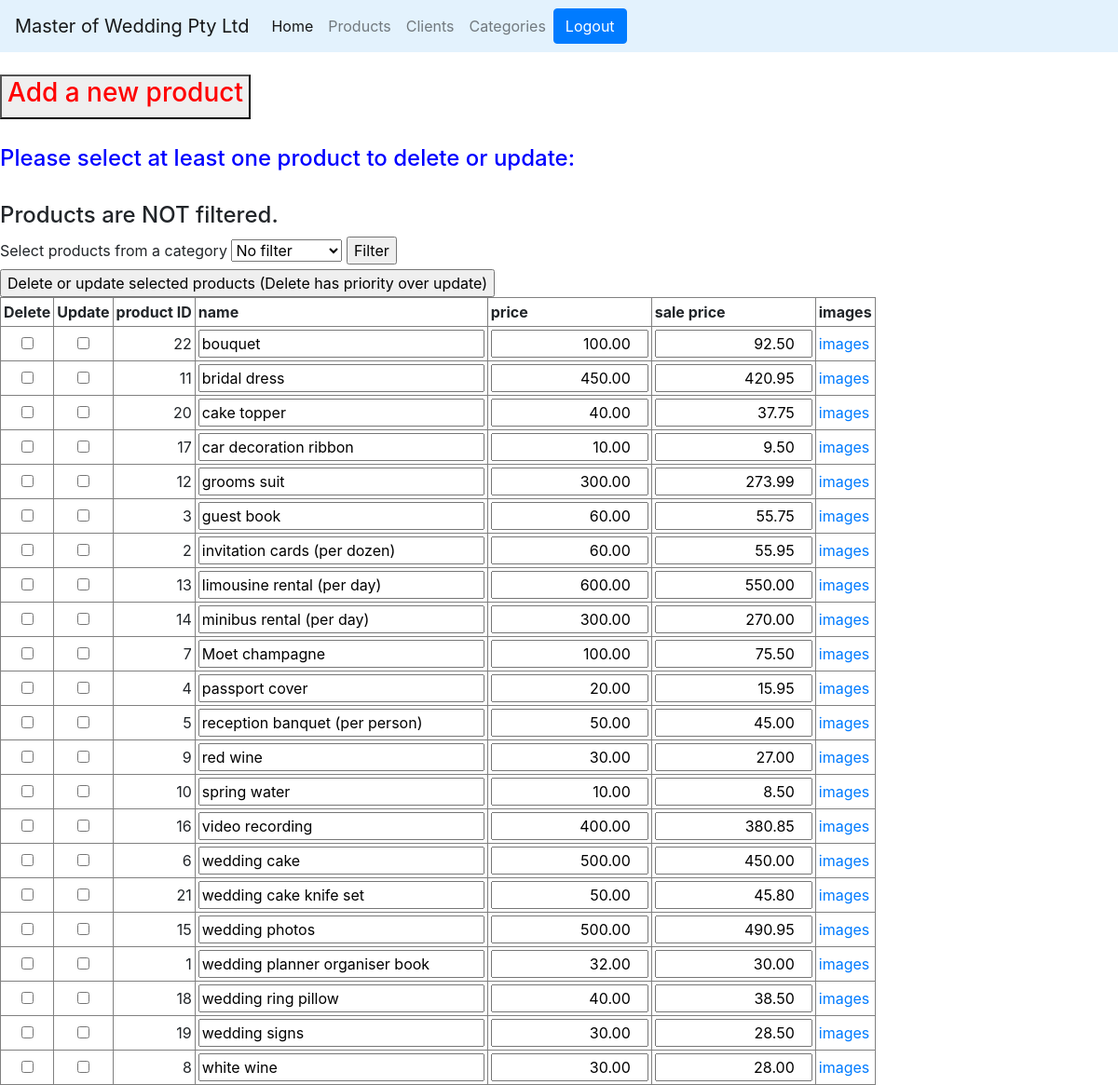
The app's page /product/product.php (signed in) with its own data.
### tables this page shows
create table products (
    id int(11) not null auto_increment primary key, 
    name varchar(64) not null, 
    purchase_price decimal(9,2) not null,
    sale_price decimal(9,2) not null
);

### product/product.php (the view, shortened to what this page needs)
<?php session_start();
include('..\connection.php');
?>
<!doctype html>
<html>
<head>
<?php include('..\navbar.php'); ?>
<link rel="stylesheet" href="number.css">
</head>
<body>
<?php
if (!isset($_SESSION['user_id'])) {
    $_SESSION['initial_page'] = $_SERVER['PHP_SELF'];
    header("Location: ..\login.php");
} else {
    $user_stmt = $dbh->prepare("SELECT * FROM `users` WHERE `id` = ?");
    if ($user_stmt->execute([$_SESSION['user_id']]) && $user_stmt->rowCount() == 1) {
        if ($_SERVER['REQUEST_METHOD'] == 'POST' && !empty($_POST['delt'])) {
            $query_placeholders = trim(str_repeat("?,", count($_POST['delt'])), ",");
            $query = "DELETE FROM `products` WHERE `id` in (" . $query_placeholders . ")";
            $stmt = $dbh->prepare($query);
            if ($stmt->execute($_POST['delt'])) {
                echo "<h4>Selected products have been deleted</h4>";
                echo "<br> <a href=\"insert.php\"><button><h3 style=\"color:red;\"> Add a new product</h3></button></a>";
                echo "<h4 style=\"color:blue;\"><br>Please select at least one product to delete or update: </h4><br>";
            } else {
                $err = $stmt->errorInfo();
                echo "Error occurred while deleting products – contact System Administrator. <br>Error is: <b>$err[2]</b>";
            }
        } else {
                echo "<br> <a href=\"insert.php\"><button><h3 style=\"color:red;\"> Add a new product</h3></button></a>";
                echo "<h4 style=\"color:blue;\"><br>Please select at least one product to delete or update: </h4><br>";
        }
        if (isset($category_id) && $category_id != 0) {
            $query = "select * from products where id in
                (select product_id from categories_products where category_id = ?)";
            $product_stmt = $dbh->prepare($query);
            if ($product_stmt->execute([$category_id])) {
                echo "<h4>Products are filtered.</h4>";
            } else {
                $err = $product_stmt->errorInfo();
                echo "Error occurred while filtering products – contact System Administrator. <br>Error is: <b>$err[2]</b>";
            }
        } else {
            $product_stmt = $dbh->prepare("SELECT * FROM products order by name");
            if ($product_stmt->execute()) {
                echo "<h4>Products are NOT filtered.</h4>";
            } else {
                $err = $product_stmt->errorInfo();
                echo "Error occurred while listing all products – contact System Administrator. <br>Error is: <b>$err[2]</b>";
            }
        }
        $query = "SELECT * FROM categories ORDER BY name";
        $category_stmt = $dbh->prepare($query);
        if ($category_stmt->execute() && $category_stmt->rowCount() > 0) { ?>
        <form method="post">
            <label for="category_id">Select products from a category</label>
            <select name="category_id" id="category_id">
                <option value="0">No filter</option>
            </select>
            <input type="submit" name="Action" value="Filter">
        </form>
        <?php }
        if ($product_stmt->rowCount() <= 0) {
            echo "<br> <h3 style=\"color:red;\">No product is found.</h3>";
        } else {  ?>
            <form method="post"
            <?= (isset($_POST['category_id'])) ? 'action=product.php?category_id=' . $category_id . '' : ''; ?>>
                <input type="submit" name="DelUp" value="Delete or update selected products (Delete has priority over update)" onClick="resetOnce();">
                <table border="1" cellpadding="3">
                    <tr>
                        <th>Delete</th>
                        <th>Update</th>
                        <th>product ID</th>
                        <th>name</th>
                        <th>price</th>
                        <th>sale price</th>
                        <th>images</th>
                    </tr>
                    <?php while ($row = $product_stmt->fetchObject()) { ?>
                        <tr>
                            <td style="text-align: center">
                                <input type="checkbox" name="delt[]" value="<?php echo $row->id; ?>" id="<?= $row->id ?>" onClick="return Confirm_Delete(<?= $row->id ?>);">
                            </td>
                            <td style="text-align: center">
                                <input type="checkbox" name="updt[]" value="<?php echo $row->id; ?>"/>
                            </td>
                            <td style="text-align: right"><?= $row->id ?></td>
                            <td><input type="text" name="names[<?= $row->id ?>]" value="<?= $row->name ?>" size = "25" maxlength="64" required></td>
                            <td>
                                <input type="number" name="prices[<?= $row->id ?>]" value="<?= $row->purchase_price ?>"
                                min="0" max="9999999.99" step="0.01" size="10" required></td>
                            <td><input type="number" name="sprices[<?= $row->id ?>]" value="<?= $row->sale_price ?>"
                                min="0" max="9999999.99" step="0.01" size="10" required></td>
                            <td><a href="image.php?id=<?= $row->id ?>">images</a></td>
                        </tr>
                    <?php } ?>
                </table>
            </form>
        <?php }
    } else {
        echo "<h1>Your account does not exist!</h1>";
        session_destroy();
    }
}
?>
</body>
</html>

### product/number.css (style rules this page uses)
input[type=number] { text-align: right; }

### records on screen
products: id "22", name "bouquet", purchase_price "100.00", sale_price "92.50"
products: id "11", name "bridal dress", purchase_price "450.00", sale_price "420.95"
products: id "20", name "cake topper", purchase_price "40.00", sale_price "37.75"
products: id "17", name "car decoration ribbon", purchase_price "10.00", sale_price "9.50"
products: id "12", name "grooms suit", purchase_price "300.00", sale_price "273.99"
products: id "3", name "guest book", purchase_price "60.00", sale_price "55.75"
products: id "2", name "invitation cards (per dozen)", purchase_price "60.00", sale_price "55.95"
products: id "13", name "limousine rental (per day)", purchase_price "600.00", sale_price "550.00"
products: id "14", name "minibus rental (per day)", purchase_price "300.00", sale_price "270.00"
products: id "7", name "Moet champagne", purchase_price "100.00", sale_price "75.50"
products: id "4", name "passport cover", purchase_price "20.00", sale_price "15.95"
products: id "5", name "reception banquet (per person)", purchase_price "50.00", sale_price "45.00"
products: id "9", name "red wine", purchase_price "30.00", sale_price "27.00"
products: id "10", name "spring water", purchase_price "10.00", sale_price "8.50"
products: id "16", name "video recording", purchase_price "400.00", sale_price "380.85"
products: id "6", name "wedding cake", purchase_price "500.00", sale_price "450.00"
products: id "21", name "wedding cake knife set", purchase_price "50.00", sale_price "45.80"
products: id "15", name "wedding photos", purchase_price "500.00", sale_price "490.95"
products: id "1", name "wedding planner organiser book", purchase_price "32.00", sale_price "30.00"
products: id "18", name "wedding ring pillow", purchase_price "40.00", sale_price "38.50"
products: id "19", name "wedding signs", purchase_price "30.00", sale_price "28.50"
products: id "8", name "white wine", purchase_price "30.00", sale_price "28.00"
